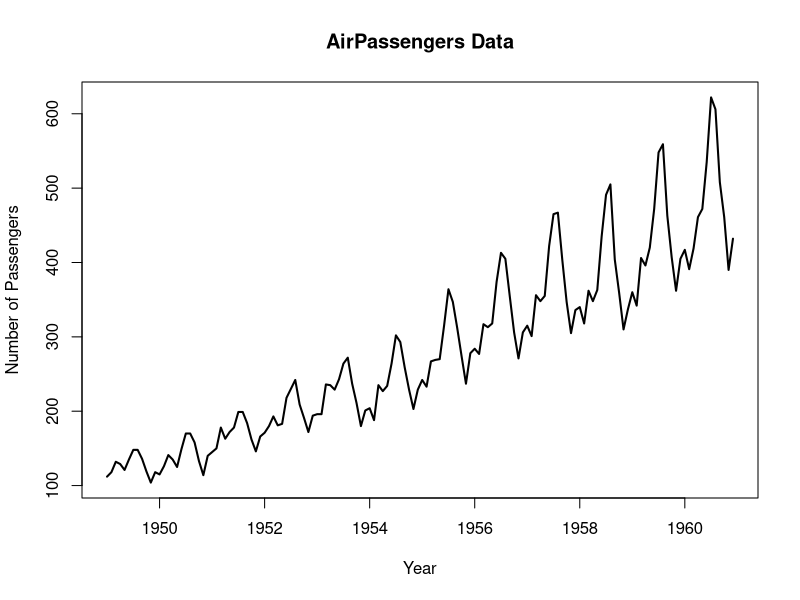
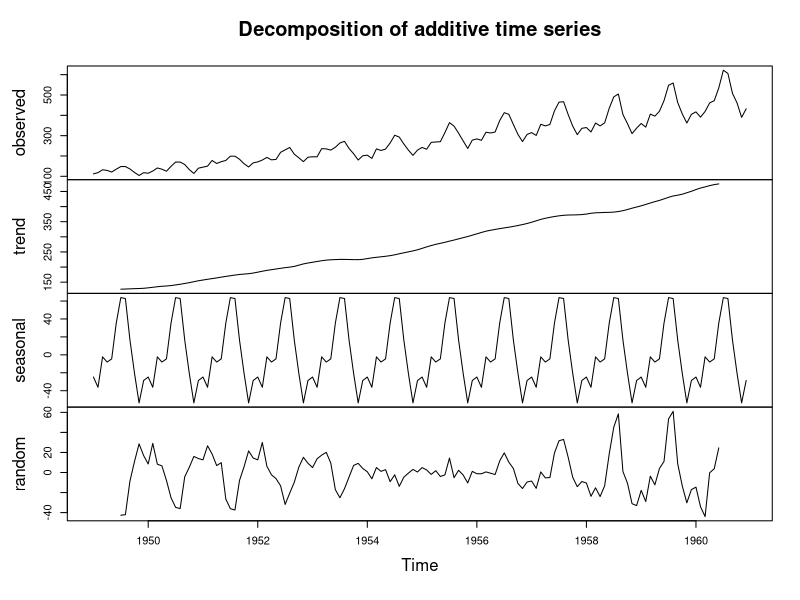
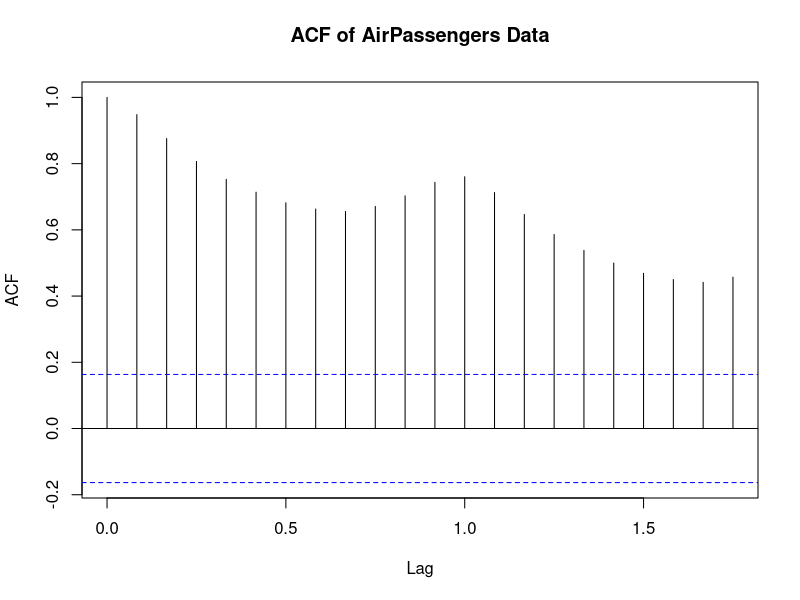
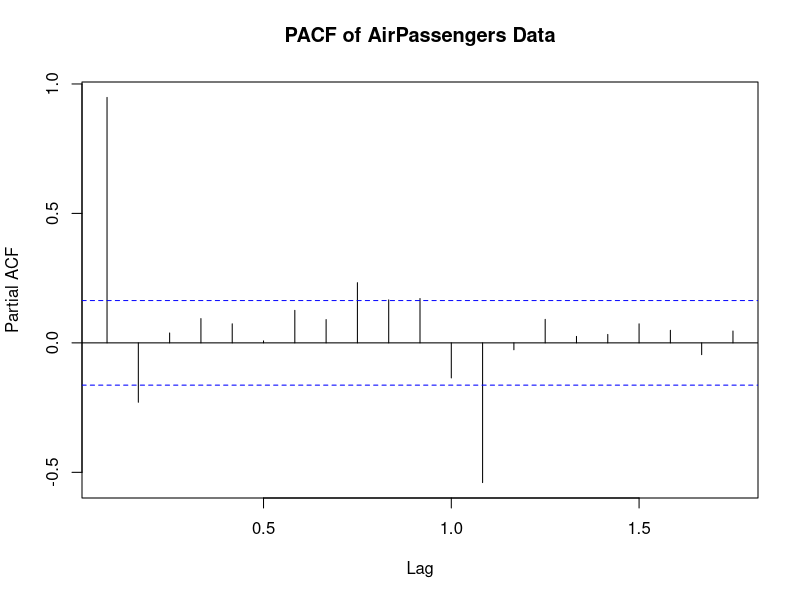
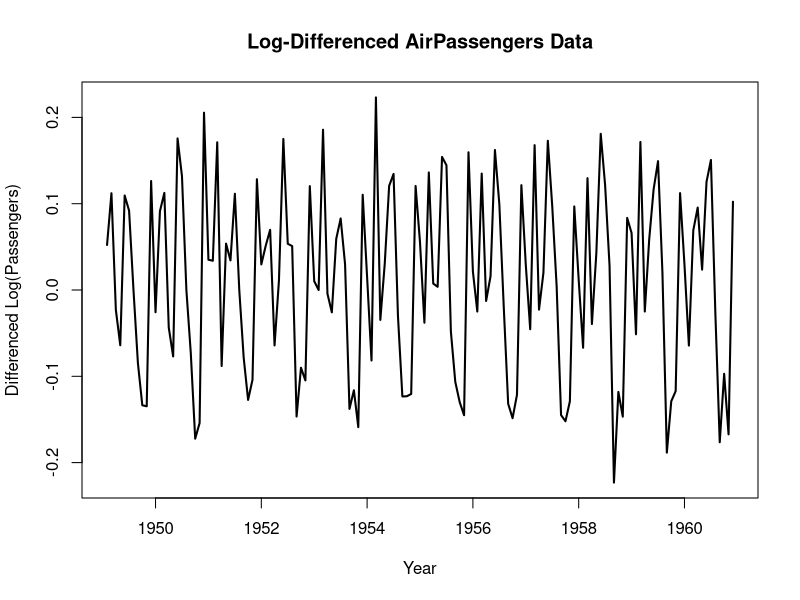
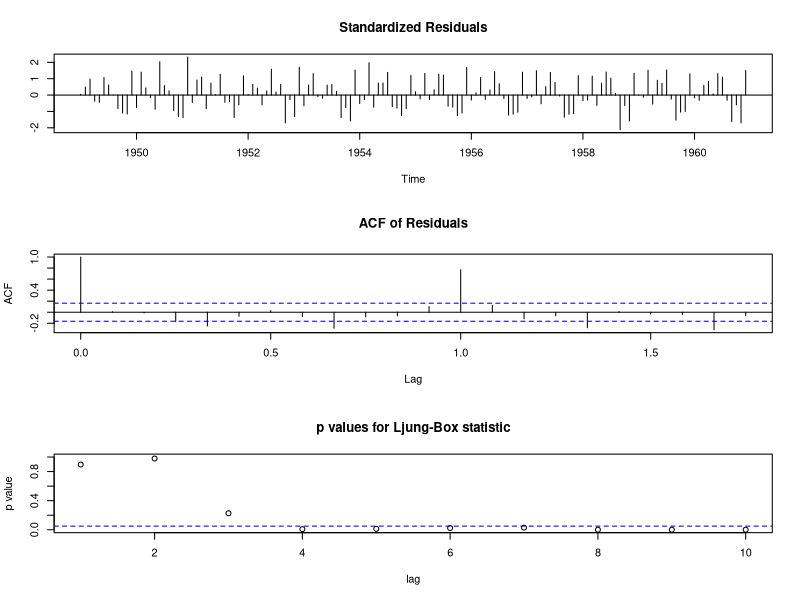
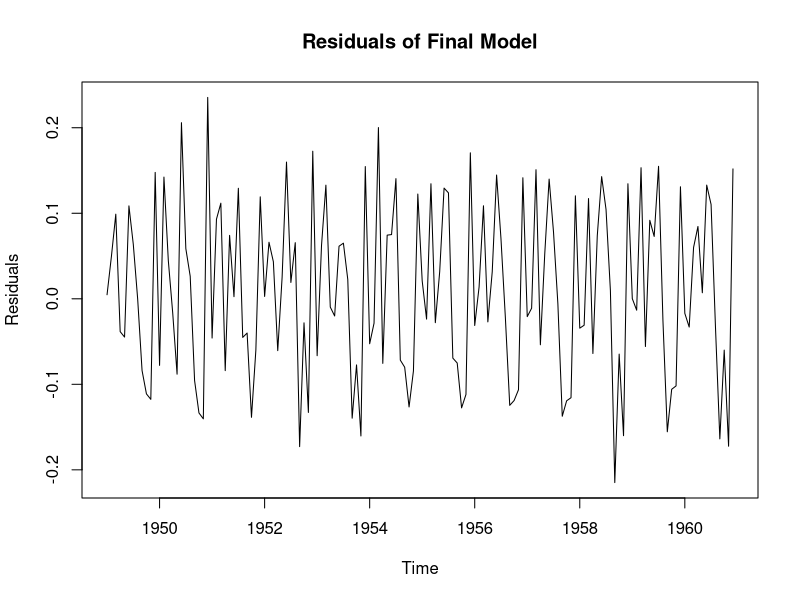
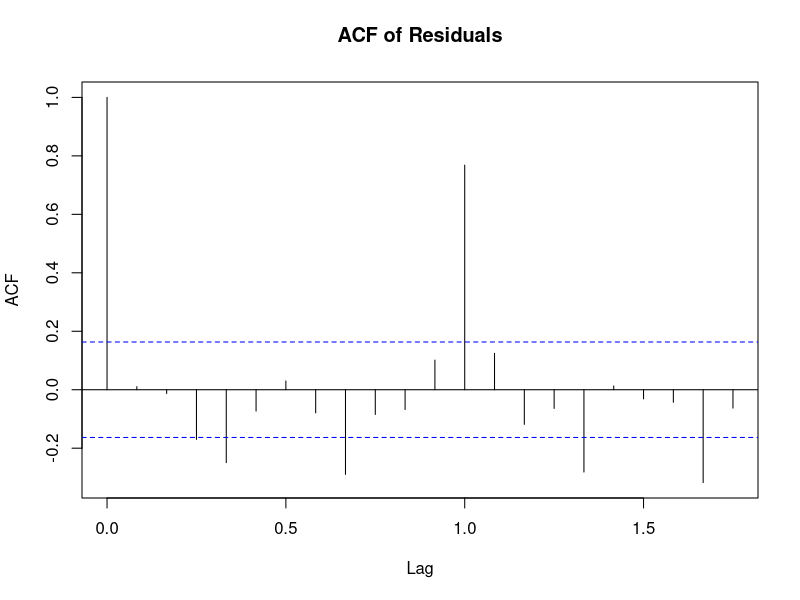

R code for these plots, in order:
rm(list = ls())

# (f) Convert the data into a time series object
data("AirPassengers")   # built-in dataset
air_ts <- AirPassengers

# (g) Plot the data to identify dominant component
plot(air_ts,
     main = "AirPassengers Data",
     xlab = "Year",
     ylab = "Number of Passengers",
     lwd = 2)

# (h) Decompose the data to observe components
decomp <- decompose(air_ts)
plot(decomp)

# (i) Check stationarity using ACF/PACF
acf(air_ts, main = "ACF of AirPassengers Data")
pacf(air_ts, main = "PACF of AirPassengers Data")

# (j) Check stationarity using KPSS test
library(tseries)
kpss_test <- kpss.test(air_ts)
print(kpss_test)

# (k) If non-stationary, difference the data
diff_air_ts <- diff(log(air_ts))   # log transform + differencing
plot(diff_air_ts,
     main = "Log-Differenced AirPassengers Data",
     xlab = "Year",
     ylab = "Differenced Log(Passengers)",
     lwd = 2)

# Re-run KPSS test on transformed data
kpss_test_diff <- kpss.test(diff_air_ts)
print(kpss_test_diff)

# (l) Based on components, fit ARIMA model
# Candidate models
model_ar   <- arima(log(air_ts), order = c(1,1,0), method = "ML")
model_ma   <- arima(log(air_ts), order = c(0,1,1), method = "ML")
model_arma <- arima(log(air_ts), order = c(1,1,1), method = "ML")

# Compare AIC
AIC(model_ar, model_ma, model_arma)

# Suppose ARIMA(1,1,1) chosen
final_model <- arima(log(air_ts), order = c(1,1,1), method = "ML")
summary(final_model)

# (n) Goodness of fit diagnostics
tsdiag(final_model)

# Ljung-Box test
Box.test(final_model$residuals, lag = 10, type = "Ljung-Box")

# Residual plots
plot(final_model$residuals,
     main = "Residuals of Final Model",
     ylab = "Residuals")
acf(final_model$residuals, main = "ACF of Residuals")
